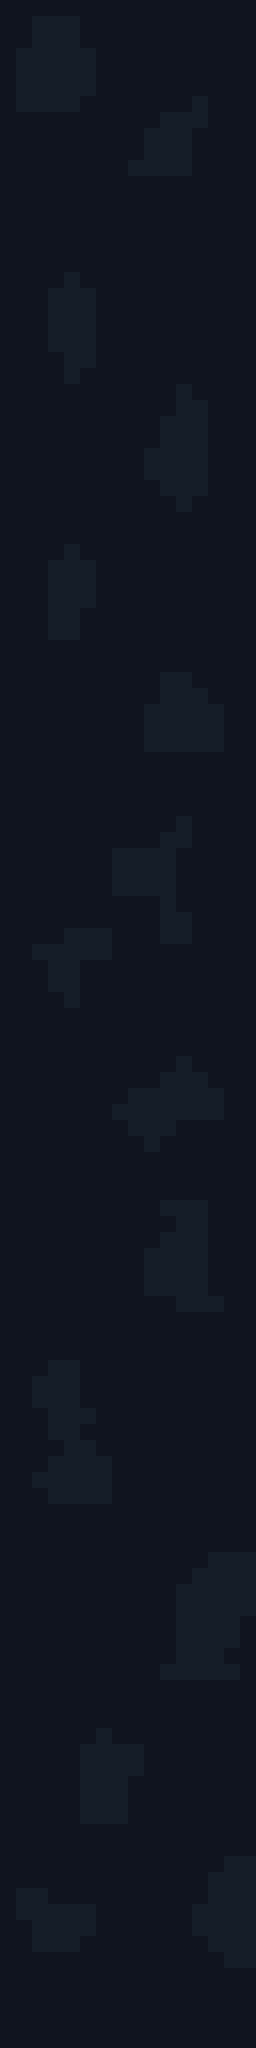

Below is a game level as drawn by its tile map, then a one-line description and the .tmx that defines it (tile-layer data replaced by summaries):
An orthogonal 16x128 tile map with 16x16 px tiles, 1 tile layer (Tile Layer 1) and 129 objects (129x enemy).

<map version="1.10" tiledversion="1.10.2" orientation="orthogonal" renderorder="right-down" width="16" height="128" tilewidth="16" tileheight="16" infinite="0" nextlayerid="4" nextobjectid="210">
 <tileset firstgid="1" source="full-tileset.tsx" />
 <layer id="1" name="Tile Layer 1" width="16" height="128">
  <data>[2048 cells, 2048 non-empty, 2 distinct tile ids]</data>
 </layer>
 <objectgroup id="2" name="Objects">
  <object id="78" name="asteroid-brown-32-32" type="enemy" x="31.8333" y="1807.67">
   <properties>
    <property name="template" value="asteroid-brown-32-32" />
    <property name="type" value="enemy" />
   </properties>
   <point />
  </object>
  <object id="79" name="asteroid-brown-20-20" type="enemy" x="198.667" y="1483.33">
   <properties>
    <property name="template" value="asteroid-brown-20-20" />
    <property name="type" value="enemy" />
   </properties>
   <point />
  </object>
  <object id="80" name="asteroid-brown-16-16" type="enemy" x="51.1667" y="1758.67">
   <properties>
    <property name="template" value="asteroid-brown-16-16" />
    <property name="type" value="enemy" />
   </properties>
   <point />
  </object>
  <object id="81" name="asteroid-brown-16-8" type="enemy" x="85.8333" y="1790.58">
   <properties>
    <property name="template" value="asteroid-brown-16-8" />
    <property name="type" value="enemy" />
   </properties>
   <point />
  </object>
  <object id="82" name="asteroid-brown-8-16" type="enemy" x="110.333" y="1578.5">
   <properties>
    <property name="template" value="asteroid-brown-8-16" />
    <property name="type" value="enemy" />
   </properties>
   <point />
  </object>
  <object id="83" name="asteroid-brown-8-8" type="enemy" x="68.0833" y="1835.5">
   <properties>
    <property name="template" value="asteroid-brown-8-8" />
    <property name="type" value="enemy" />
   </properties>
   <point />
  </object>
  <object id="84" name="asteroid-brown-32-32" type="enemy" x="153.667" y="1548.34">
   <properties>
    <property name="template" value="asteroid-brown-32-32" />
    <property name="type" value="enemy" />
   </properties>
   <point />
  </object>
  <object id="85" name="asteroid-brown-16-16" type="enemy" x="162" y="1509.34">
   <properties>
    <property name="template" value="asteroid-brown-16-16" />
    <property name="type" value="enemy" />
   </properties>
   <point />
  </object>
  <object id="86" name="asteroid-brown-16-8" type="enemy" x="218.666" y="1540">
   <properties>
    <property name="template" value="asteroid-brown-16-8" />
    <property name="type" value="enemy" />
   </properties>
   <point />
  </object>
  <object id="87" name="asteroid-brown-8-8" type="enemy" x="184.667" y="1608.67">
   <properties>
    <property name="template" value="asteroid-brown-8-8" />
    <property name="type" value="enemy" />
   </properties>
   <point />
  </object>
  <object id="88" name="asteroid-brown-20-20" type="enemy" x="88" y="1117.99">
   <properties>
    <property name="template" value="asteroid-brown-20-20" />
    <property name="type" value="enemy" />
   </properties>
   <point />
  </object>
  <object id="89" name="asteroid-brown-8-16" type="enemy" x="24.666" y="1264.41">
   <properties>
    <property name="template" value="asteroid-brown-8-16" />
    <property name="type" value="enemy" />
   </properties>
   <point />
  </object>
  <object id="90" name="asteroid-brown-32-32" type="enemy" x="85.5" y="1266.75">
   <properties>
    <property name="template" value="asteroid-brown-32-32" />
    <property name="type" value="enemy" />
   </properties>
   <point />
  </object>
  <object id="91" name="asteroid-brown-16-16" type="enemy" x="56.833" y="1217">
   <properties>
    <property name="template" value="asteroid-brown-16-16" />
    <property name="type" value="enemy" />
   </properties>
   <point />
  </object>
  <object id="92" name="asteroid-brown-16-8" type="enemy" x="120.499" y="1228.91">
   <properties>
    <property name="template" value="asteroid-brown-16-8" />
    <property name="type" value="enemy" />
   </properties>
   <point />
  </object>
  <object id="93" name="asteroid-brown-8-8" type="enemy" x="79" y="1306.33">
   <properties>
    <property name="template" value="asteroid-brown-8-8" />
    <property name="type" value="enemy" />
   </properties>
   <point />
  </object>
  <object id="94" name="asteroid-brown-20-20" type="enemy" x="183.667" y="1115.49">
   <properties>
    <property name="template" value="asteroid-brown-20-20" />
    <property name="type" value="enemy" />
   </properties>
   <point />
  </object>
  <object id="95" name="asteroid-brown-8-16" type="enemy" x="140.833" y="1044.41">
   <properties>
    <property name="template" value="asteroid-brown-8-16" />
    <property name="type" value="enemy" />
   </properties>
   <point />
  </object>
  <object id="96" name="asteroid-brown-32-32" type="enemy" x="53.1667" y="1046.75">
   <properties>
    <property name="template" value="asteroid-brown-32-32" />
    <property name="type" value="enemy" />
   </properties>
   <point />
  </object>
  <object id="97" name="asteroid-brown-16-16" type="enemy" x="48.2497" y="1084.5">
   <properties>
    <property name="template" value="asteroid-brown-16-16" />
    <property name="type" value="enemy" />
   </properties>
   <point />
  </object>
  <object id="98" name="asteroid-brown-16-8" type="enemy" x="206.666" y="1021.41">
   <properties>
    <property name="template" value="asteroid-brown-16-8" />
    <property name="type" value="enemy" />
   </properties>
   <point />
  </object>
  <object id="99" name="asteroid-brown-8-8" type="enemy" x="220.667" y="1089.33">
   <properties>
    <property name="template" value="asteroid-brown-8-8" />
    <property name="type" value="enemy" />
   </properties>
   <point />
  </object>
  <object id="100" name="asteroid-brown-20-20" type="enemy" x="173.273" y="671.751">
   <properties>
    <property name="template" value="asteroid-brown-20-20" />
    <property name="type" value="enemy" />
   </properties>
   <point />
  </object>
  </objectgroup>
</map>
<!-- 106 of 129 objects omitted -->
